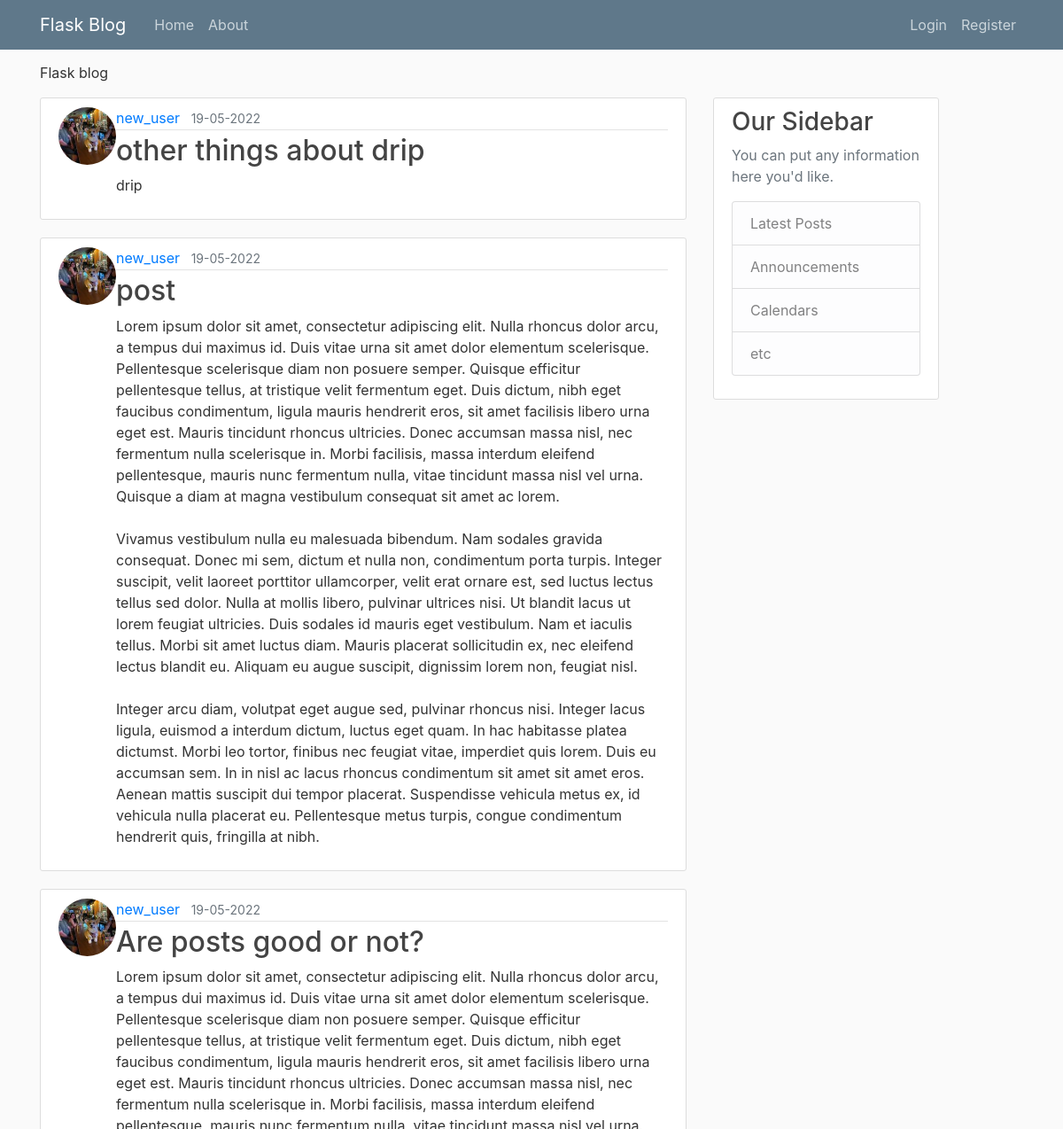
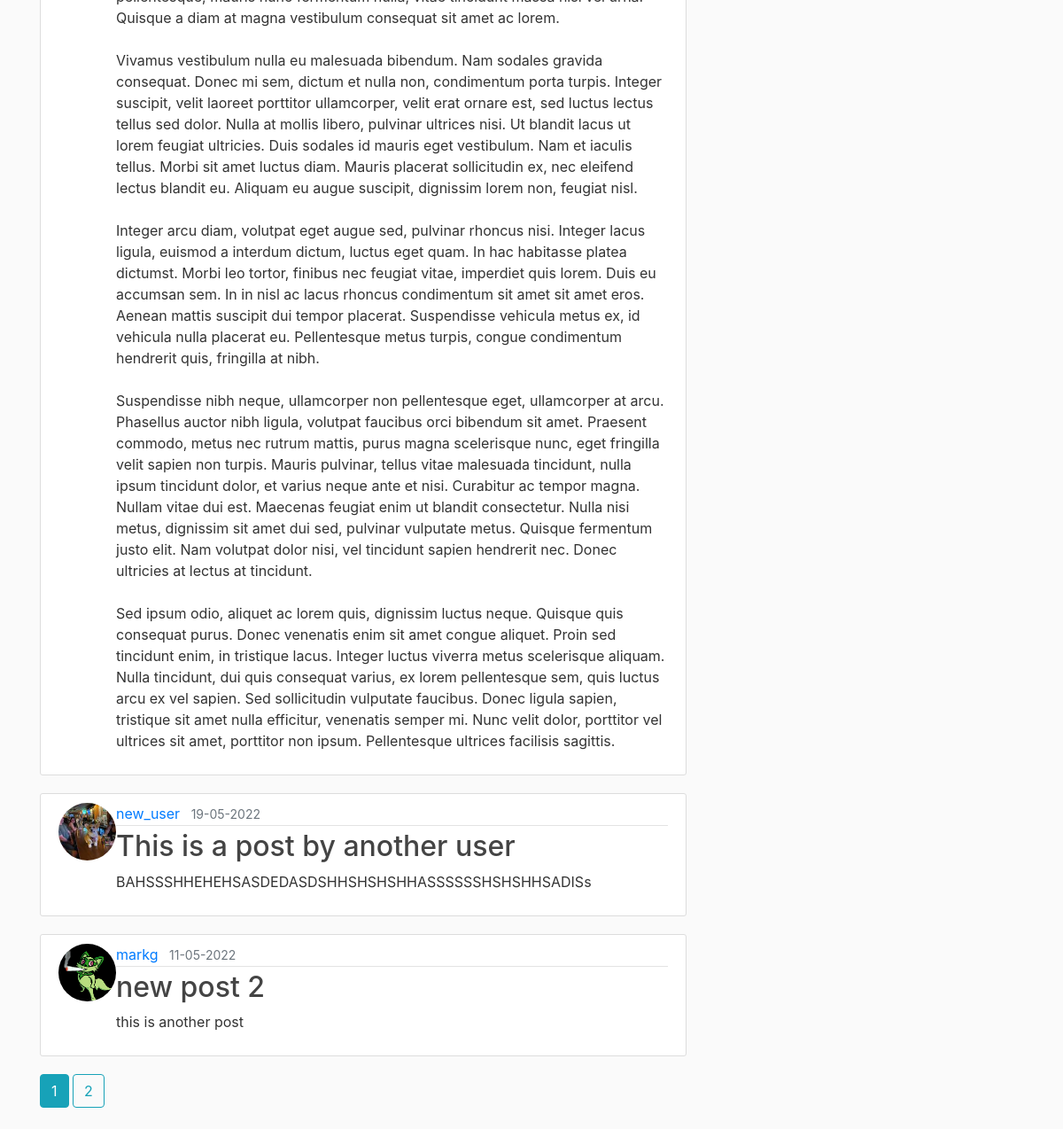
The page /home on the database its author committed (2 pictures, top to bottom).
### main_app/models.py (models this page shows, shortened)
class Post(db.Model):
    id = db.Column(db.Integer, primary_key=True)
    title = db.Column(db.String(100), nullable=False)
    date_posted = db.Column(db.DateTime, nullable=False, default=datetime.utcnow)
    content = db.Column(db.Text, nullable=False)
    user_id = db.Column(db.Integer, db.ForeignKey('user.id'), nullable=False)

class User(db.Model, UserMixin):
    id = db.Column(db.Integer, primary_key=True)
    username = db.Column(db.String(20), unique=True, nullable=False)
    email = db.Column(db.String(120), unique=True, nullable=False)
    image_file = db.Column(db.String(20), nullable=False, default='default.jpg')
    password = db.Column(db.String(60), nullable=False)
    posts = db.relationship('Post', backref='author', lazy=True)

### main_app/routes.py (the view)
@app.route("/") #Route to main page
@app.route("/home") #Route to home page
def home():
    page = request.args.get('page', 1, type=int)
    posts = Post.query.order_by(Post.date_posted.desc()).paginate(page=page, per_page=5)
    return render_template('home.html', posts=posts)

### main_app/templates/home.html
{% extends "layout.html" %}
{% block content %}
    {% for post in posts.items %}
        <article class="media content-section">
            <img class="rounded-circle article-img" src="{{ url_for('static', filename='profile_pics/' + post.author.image_file) }}">
            <div class="media-body">
                <div class="article-metadata">
                    <a class="mr-2" href="#"> {{ post.author.username }}</a>
                    <small class="text-muted">{{ post.date_posted.strftime('%d-%m-%Y') }}</small>
                </div>
                <h2><a class="article-title" href="{{ url_for('post', post_id = post.id) }}">{{ post.title }}</a></h2>
                <p class="article-content">{{ post.content }}</p>
            </div>
        </article>
    {% endfor %}
    {% for page_num in posts.iter_pages(left_edge=1, right_edge=1, left_current=1, right_current=2) %}
        {% if page_num %}
            {%if posts.page == page_num%}
                <a class="btn btn-info mb-4" href="{{ url_for('home', page=page_num) }}">{{ page_num }}</a>
            {%else%}
                <a class="btn btn-outline-info mb-4" href="{{ url_for('home', page=page_num) }}">{{ page_num }}</a>
            {%endif%}
        {% else %}
            ...
        {% endif %}
    {% endfor %}
{% endblock content %}

### main_app/templates/layout.html (shortened to what this page needs)
<DOCTYPE html>
<html lang="en">
    <head>
        <link rel="stylesheet" href="https://cdn.jsdelivr.net/npm/bootstrap@4.6.1/dist/css/bootstrap.min.css">
        <link rel="stylesheet" type="text/css" href="{{ url_for('static', filename='main.css') }}">
    </head>
    <body>
        <header class="site-header">
            <nav class="navbar navbar-expand-md navbar-dark bg-steel fixed-top">
              <div class="container">
                <a class="navbar-brand mr-4" href="/">Flask Blog</a>
                <div class="collapse navbar-collapse" id="navbarToggle">
                  <div class="navbar-nav mr-auto">
                    <a class="nav-item nav-link" href="/">Home</a>
                    <a class="nav-item nav-link" href="/about">About</a>
                  </div>
                  <div class="navbar-nav">
                      {% if current_user.is_authenticated %}
                        <a class="nav-item nav-link" href={{ url_for('new_post') }}>New Post</a>
                        <a class="nav-item nav-link" href={{ url_for('account') }}>Account</a>
                        <a class="nav-item nav-link" href={{ url_for('logout') }}>Logout</a>
                      {% else %}
                        <a class="nav-item nav-link" href={{ url_for('login') }}>Login</a>
                        <a class="nav-item nav-link" href={{ url_for('register') }}>Register</a>
                      {% endif %}
                  </div>
                </div>
              </div>
            </nav>
        </header>
        <main role="main" class="container">
            {% if title %}
                <p class="message">Flask blog - {{ title }}</p>
            {% else %}
                <p class="message">Flask blog</p>
            {% endif %}
            <div class="row">
                <div class="col-md-8">
                    {% block content %}{% endblock %}
                </div>
                <div class="col-md-3">
                    <div class="content-section">
                        <h3>Our Sidebar</h3>
                        <p class='text-muted'>You can put any information here you'd like.
                            <ul class="list-group">
                                <li class="list-group-item list-group-item-light">Latest Posts</li>
                                <li class="list-group-item list-group-item-light">Announcements</li>
                                <li class="list-group-item list-group-item-light">Calendars</li>
                                <li class="list-group-item list-group-item-light">etc</li>
                            </ul>
                        </p>
                    </div>
                </div>
            </div>
        </main>
    </body>
</html>

### main_app/static/main.css (style rules this page uses)
body { background: #fafafa; color: #333333; margin-top: Srem; }
h1, h2, h3, h4, h5, h6 { color: #444444; }
.bg-steel { background-color: #5f788a; }
.site-header .navbar-nav .nav-link { color: #cbd5db; }
.content-section { background: #ffffff; padding: 10px 20px; border: 1px solid #dddddd; border-radius: 3px; margin-bottom: 20px; }
.article-title { color: #444444; }
.article-content { white-space: pre-line; }
.article-img { height: 65px; width: 65px; }
.article-metadata { padding-bottom: 1px; margin-bottom: 4px; border-bottom: 1px solid #e3e3e3; }
.message { margin-top: 70px; }

### rows shown on the page
Post: image_file (picture), author.username "new_user", date_posted "19-05-2022", title "other things about drip", content "drip"
Post: image_file (picture), author.username "new_user", date_posted "19-05-2022", title "post", content "Lorem ipsum dolor sit amet, consectetur adipiscing elit. Nulla rhoncus dolor arcu, a tempus dui maximus id. Duis vitae urna sit amet dolor elementum scelerisque. Pellentesque scelerisque diam non posuere semper. Quisque efficitur pellentesque tellus, at tristique velit fermentum eget. Duis dictum, nibh eget faucibus condimentum, ligula mauris hendrerit eros, sit amet facilisis libero urna eget est. Mauris tincidunt rhoncus ultricies. Donec accumsan massa nisl, nec fermentum nulla scelerisque in. Morbi facilisis, massa interdum eleifend pellentesque, mauris nunc fermentum nulla, vitae tincidunt massa nisl vel urna. Quisque a diam at magna vestibulum consequat sit amet ac lorem. Vivamus…"
Post: image_file (picture), author.username "new_user", date_posted "19-05-2022", title "Are posts good or not?", content "Lorem ipsum dolor sit amet, consectetur adipiscing elit. Nulla rhoncus dolor arcu, a tempus dui maximus id. Duis vitae urna sit amet dolor elementum scelerisque. Pellentesque scelerisque diam non posuere semper. Quisque efficitur pellentesque tellus, at tristique velit fermentum eget. Duis dictum, nibh eget faucibus condimentum, ligula mauris hendrerit eros, sit amet facilisis libero urna eget est. Mauris tincidunt rhoncus ultricies. Donec accumsan massa nisl, nec fermentum nulla scelerisque in. Morbi facilisis, massa interdum eleifend pellentesque, mauris nunc fermentum nulla, vitae tincidunt massa nisl vel urna. Quisque a diam at magna vestibulum consequat sit amet ac lorem. Vivamus…"
Post: image_file (picture), author.username "new_user", date_posted "19-05-2022", title "This is a post by another user", content "BAHSSSHHEHEHSASDEDASDSHHSHSHSHHASSSSSSHSHSHHSADISs"
Post: image_file (picture), author.username "markg", date_posted "11-05-2022", title "new post 2", content "this is another post"

### other values the page prints
{{ page_num }} "1"
{{ page_num }} "2"
